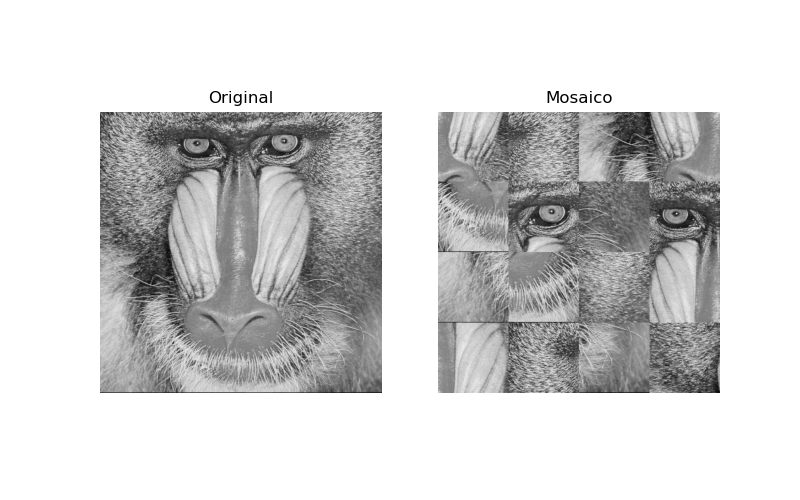

Generate this figure with Python:
'''
Universidade Estadual de Campinas
Instituto de Computação

MO443 - Introdução ao Processamento Digital de Imagem - 1S2023
Professor Hélio Pedrini

Trabalho 01


Aluno:
Maurício Pereira Lopes
RA: 225242
'''

# ------------------------------------------
# Carregamento de bibliotecas
import imageio as iio
import matplotlib.pyplot as plt
import numpy as np
import random
# ------------------------------------------


# ------------------------------------------
# Questão 1.1 - Mosaico
# Construir um mosaico de 4x4 blocos a partir de uma imagem monocromática.
# ------------------------------------------

# ler a imagem original
im = iio.imread('https://www.ic.unicamp.br/~helio/imagens_png/baboon.png')

# dividir a imagem original em 16 blocos
# os blocos foram salvos em uma lista
M = im.shape[0] // 4
N = im.shape[1] // 4
sub_imagens = [im[x:x+M,y:y+N] for x in range(0,im.shape[0],M) for y in range(0,im.shape[1],N)]

# a lista foi reordenada randomicamente
random.shuffle(sub_imagens)

# e convertida em um array de dimensões 16, 128, 128
sub_im_array = np.array(sub_imagens)

# cada uma das 16 sub-imagens foram juntadas novamente em uma única
# imagem final de dimensões 512, 512, mas na ordem aleatório
final_im = np.empty((512, 512))
sub_im_index = 0
for bloco_coluna in range(0, 512, 128):
    for bloco_linha in range(0, 512, 128):
            final_im[bloco_linha:bloco_linha+128, bloco_coluna:bloco_coluna+128] = sub_im_array[sub_im_index]
            sub_im_index = sub_im_index + 1

# plotar e salvar as imagens
images = [im, final_im]
labels = ["Original", "Mosaico"]
fig, axs = plt.subplots(1, 2, figsize=(8, 5))
for i in range(2):
	axs[i].imshow(images[i], cmap = "gray")
	axs[i].set_title(label = labels[i])
	axs[i].axis("off")
plt.savefig("trabalho01-questao1.1.png")
plt.show()


